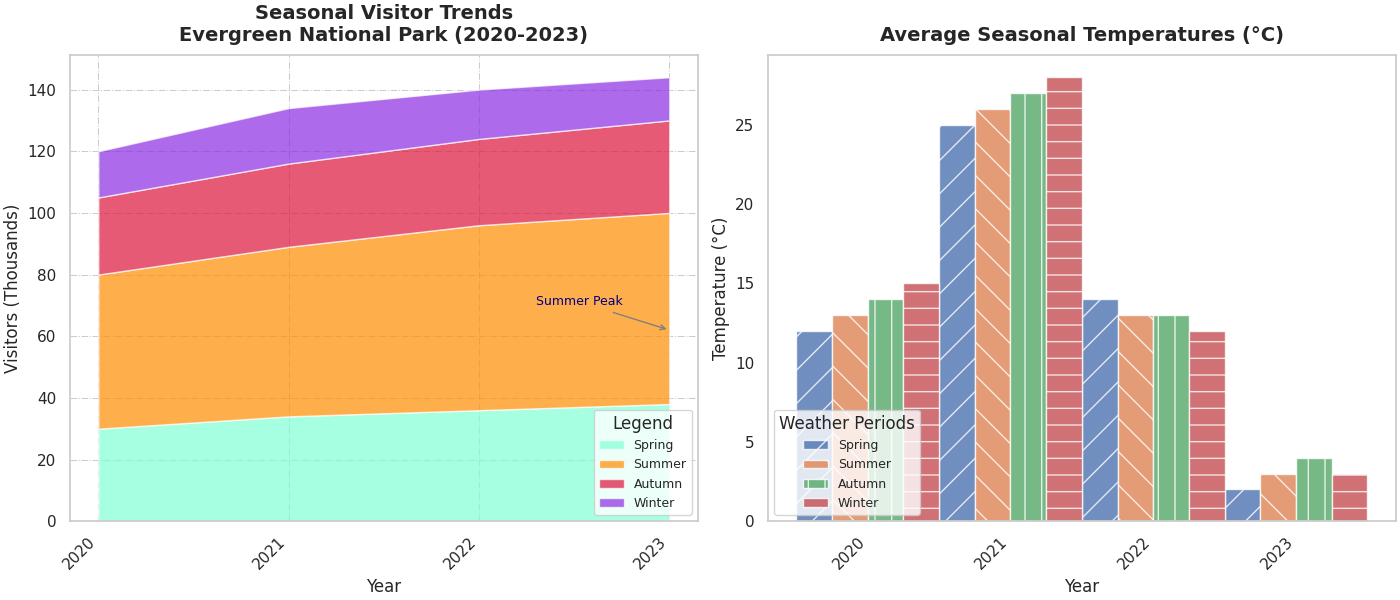

Python code for this plot:
import matplotlib.pyplot as plt
import numpy as np

# Define years and seasons
years = np.arange(2020, 2024)
seasons = ['Spring', 'Summer', 'Autumn', 'Winter']

# Create visitor data (in thousands)
visitors_spring = np.array([30, 34, 36, 38])
visitors_summer = np.array([50, 55, 60, 62])
visitors_autumn = np.array([25, 27, 28, 30])
visitors_winter = np.array([15, 18, 16, 14])

# Create average temperature data (in °C)
temps_spring = np.array([12, 13, 14, 15])
temps_summer = np.array([25, 26, 27, 28])
temps_autumn = np.array([14, 13, 13, 12])
temps_winter = np.array([2, 3, 4, 3])

# Plotting setup
fig, axs = plt.subplots(1, 2, figsize=(14, 6), constrained_layout=True)

# Plot 1: Area chart for visitor trends
axs[0].stackplot(years, visitors_spring, visitors_summer, visitors_autumn, visitors_winter,
                 labels=seasons, colors=['#7FFFD4', '#FF8C00', '#DC143C', '#8A2BE2'], alpha=0.7)
axs[0].set_title('Seasonal Visitor Trends\nEvergreen National Park (2020-2023)', fontsize=14, fontweight='bold', pad=10)
axs[0].set_xlabel('Year', fontsize=12)
axs[0].set_ylabel('Visitors (Thousands)', fontsize=12)
axs[0].set_xticks(years)
axs[0].set_xticklabels(years, rotation=45, ha='right')
axs[0].grid(True, linestyle='-.', linewidth=0.75)
axs[0].legend(loc='lower right', title='Legend', fontsize=9)
axs[0].annotate('Summer Peak', xy=(2023, 62), xytext=(2022.3, 70),
                arrowprops=dict(arrowstyle='->', color='gray'),
                fontsize=9, color='navy')

# Plot 2: Bar chart for average temperatures
bar_width = 0.25
x_indices = np.arange(len(years))

for i, season in enumerate(seasons):
    axs[1].bar(x_indices + i * bar_width, 
               [temps_spring[i], temps_summer[i], temps_autumn[i], temps_winter[i]], 
               bar_width, label=season, alpha=0.8, hatch=['/', '\\', '|', '-'][i])

axs[1].set_title('Average Seasonal Temperatures (°C)', fontsize=14, fontweight='bold', pad=10)
axs[1].set_xlabel('Year', fontsize=12)
axs[1].set_ylabel('Temperature (°C)', fontsize=12)
axs[1].set_xticks(x_indices + bar_width * 1.5)
axs[1].set_xticklabels(years, rotation=45, ha='right')
axs[1].legend(loc='lower left', title='Weather Periods', fontsize=9)
axs[1].grid(False)

plt.show()
